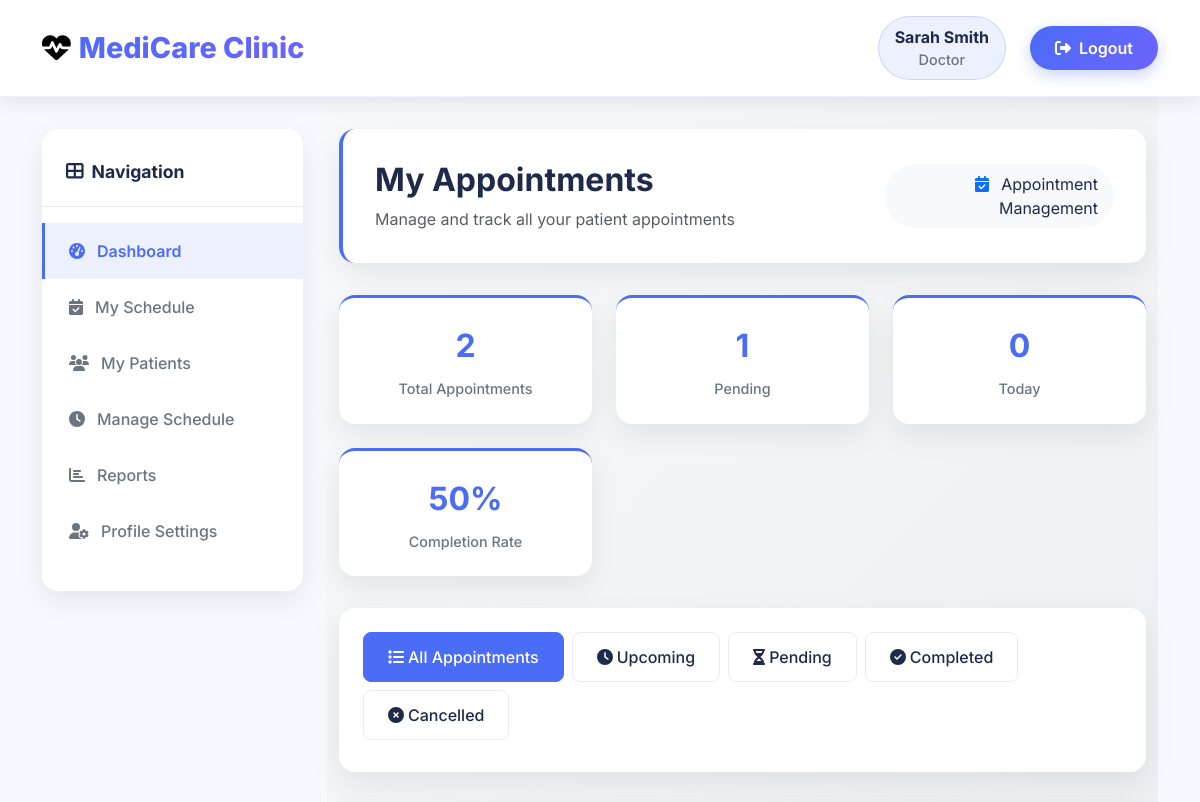
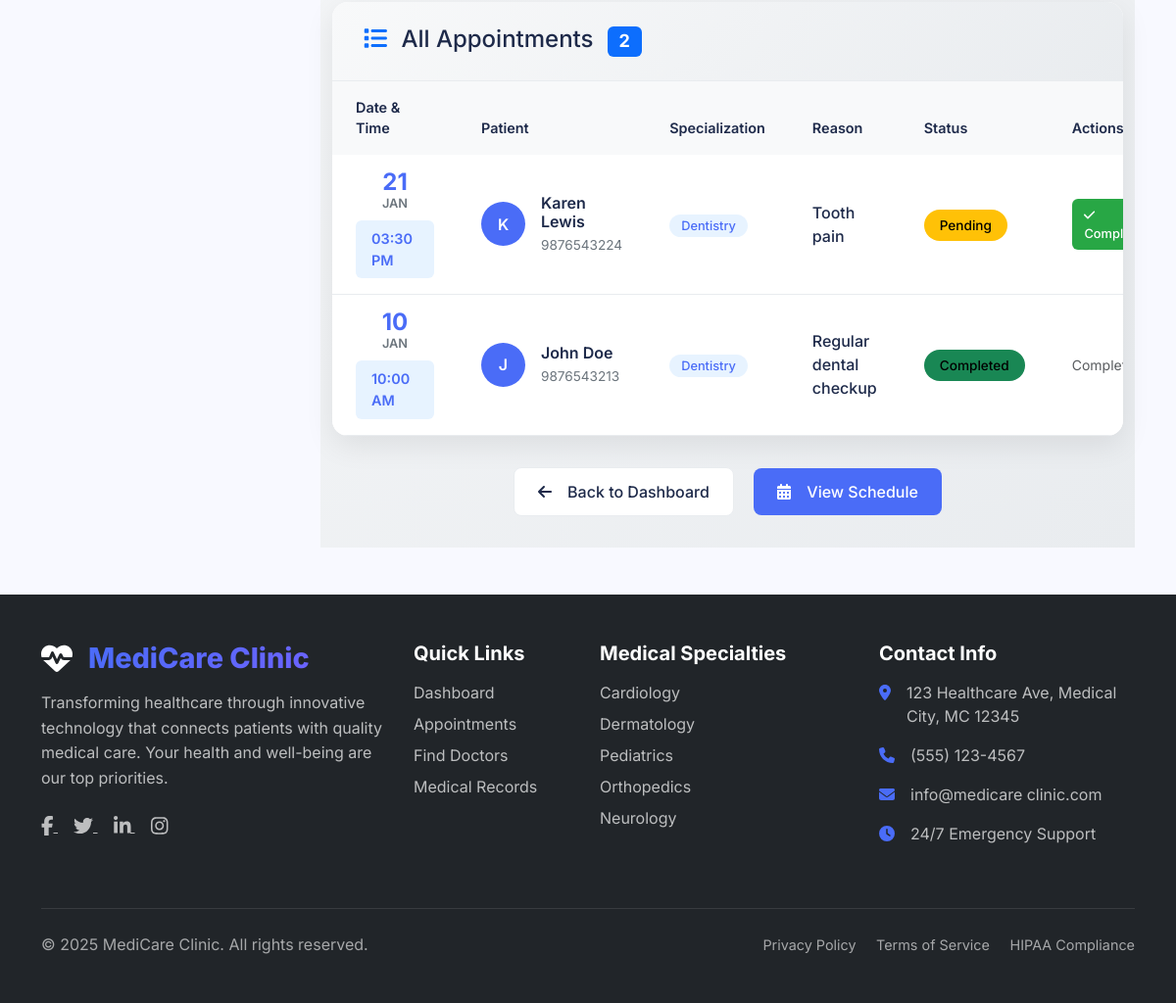
The app's page /doctor/my_appointments.php (signed in) with its own data (2 pictures, top to bottom).
### tables this page shows
CREATE TABLE `doctors` (
  `doctor_id` int(11) NOT NULL AUTO_INCREMENT,
  `user_id` int(11) NOT NULL,
  `specialization_id` int(11) NOT NULL,
  `qualification` varchar(100) DEFAULT NULL,
  `experience_years` int(11) DEFAULT 0,
  `consultation_fee` decimal(10,2) DEFAULT 500.00,
  `profile_photo` varchar(255) DEFAULT NULL,
  PRIMARY KEY (`doctor_id`),
  FOREIGN KEY (`user_id`) REFERENCES `users`(`user_id`) ON DELETE CASCADE,
  FOREIGN KEY (`specialization_id`) REFERENCES `specializations`(`specialization_id`)
);

CREATE TABLE `appointments` (
  `appointment_id` int(11) NOT NULL AUTO_INCREMENT,
  `patient_id` int(11) NOT NULL,
  `doctor_id` int(11) NOT NULL,
  `appointment_date` date NOT NULL,
  `appointment_time` time NOT NULL,
  `reason_for_visit` text DEFAULT NULL,
  `status` enum('pending','completed','cancelled','no-show') DEFAULT 'pending',
  `booked_at` timestamp DEFAULT CURRENT_TIMESTAMP,
  `cancelled_by` enum('patient','doctor','admin') DEFAULT NULL,
  PRIMARY KEY (`appointment_id`),
  FOREIGN KEY (`patient_id`) REFERENCES `users`(`user_id`),
  FOREIGN KEY (`doctor_id`) REFERENCES `doctors`(`doctor_id`)
);

CREATE TABLE `users` (
  `user_id` int(11) NOT NULL AUTO_INCREMENT,
  `full_name` varchar(100) NOT NULL,
  `email` varchar(100) NOT NULL UNIQUE,
  `password` varchar(255) NOT NULL,
  `phone` varchar(20) DEFAULT NULL,
  `role` enum('patient','doctor','admin') NOT NULL DEFAULT 'patient',
  `created_at` timestamp DEFAULT CURRENT_TIMESTAMP,
  PRIMARY KEY (`user_id`)
);

CREATE TABLE `specializations` (
  `specialization_id` int(11) NOT NULL AUTO_INCREMENT,
  `name` varchar(100) NOT NULL,
  `description` text DEFAULT NULL,
  PRIMARY KEY (`specialization_id`)
);

### doctor/my_appointments.php (the view, shortened to what this page needs)
<?php
require_once '../includes/header.php';
require_once '../includes/db_connect.php';
$stmt = $conn->prepare("SELECT doctor_id FROM doctors WHERE user_id = ?");
$stmt->bind_param("i", $_SESSION['user_id']);
$stmt->execute();
$doctor_id = $stmt->get_result()->fetch_assoc()['doctor_id'];
$filter = $_GET['filter'] ?? 'all';
$status_filter = '';
switch($filter) {
    default:
        $status_filter = "";
}
$appointments_query = "
    SELECT a.*, u.full_name, u.phone, u.email, s.name as specialization
    FROM appointments a
    JOIN users u ON a.patient_id = u.user_id
    JOIN doctors d ON a.doctor_id = d.doctor_id
    JOIN specializations s ON d.specialization_id = s.specialization_id
    WHERE a.doctor_id = ? $status_filter
    ORDER BY a.appointment_date DESC, a.appointment_time DESC
";
$stmt = $conn->prepare($appointments_query);
$stmt->bind_param("i", $doctor_id);
$stmt->execute();
$appointments = $stmt->get_result()->fetch_all(MYSQLI_ASSOC);
$total_appointments = $conn->query("SELECT COUNT(*) as total FROM appointments WHERE doctor_id = $doctor_id")->fetch_assoc()['total'];
$pending_appointments = $conn->query("SELECT COUNT(*) as pending FROM appointments WHERE doctor_id = $doctor_id AND status = 'pending'")->fetch_assoc()['pending'];
$today_appointments = $conn->query("SELECT COUNT(*) as today FROM appointments WHERE doctor_id = $doctor_id AND appointment_date = CURDATE()")->fetch_assoc()['today'];
$completion_rate = $total_appointments > 0 ? round(($conn->query("SELECT COUNT(*) as completed FROM appointments WHERE doctor_id = $doctor_id AND status = 'completed'")->fetch_assoc()['completed'] / $total_appointments) * 100) : 0;
?>
<div class="appointments-container">
    <div class="container">
        <div class="appointments-header">
            <div class="row align-items-center">
                <div class="col-md-8">
                    <h1 class="h2 fw-bold mb-2">My Appointments</h1>
                    <p class="text-muted mb-0">Manage and track all your patient appointments</p>
                </div>
                <div class="col-md-4 text-end">
                    <div class="bg-light rounded-pill px-3 py-2 d-inline-block">
                        <i class="fas fa-calendar-check me-2 text-primary"></i>
                        Appointment Management
                    </div>
                </div>
            </div>
        </div>
        <div class="stats-grid">
            <div class="stat-card">
                <div class="stat-number"><?= $total_appointments ?></div>
                <div class="stat-label">Total Appointments</div>
            </div>
            <div class="stat-card">
                <div class="stat-number"><?= $pending_appointments ?></div>
                <div class="stat-label">Pending</div>
            </div>
            <div class="stat-card">
                <div class="stat-number"><?= $today_appointments ?></div>
                <div class="stat-label">Today</div>
            </div>
            <div class="stat-card">
                <div class="stat-number"><?= $completion_rate ?>%</div>
                <div class="stat-label">Completion Rate</div>
            </div>
        </div>
        <div class="filter-tabs">
            <ul class="nav nav-pills nav-pills-custom">
                <li class="nav-item">
                    <a class="nav-link <?= $filter === 'all' ? 'active' : '' ?>" href="?filter=all">
                        <i class="fas fa-list me-1"></i>All Appointments
                    </a>
                </li>
                <li class="nav-item">
                    <a class="nav-link <?= $filter === 'upcoming' ? 'active' : '' ?>" href="?filter=upcoming">
                        <i class="fas fa-clock me-1"></i>Upcoming
                    </a>
                </li>
                <li class="nav-item">
                    <a class="nav-link <?= $filter === 'pending' ? 'active' : '' ?>" href="?filter=pending">
                        <i class="fas fa-hourglass-half me-1"></i>Pending
                    </a>
                </li>
                <li class="nav-item">
                    <a class="nav-link <?= $filter === 'completed' ? 'active' : '' ?>" href="?filter=completed">
                        <i class="fas fa-check-circle me-1"></i>Completed
                    </a>
                </li>
                <li class="nav-item">
                    <a class="nav-link <?= $filter === 'cancelled' ? 'active' : '' ?>" href="?filter=cancelled">
                        <i class="fas fa-times-circle me-1"></i>Cancelled
                    </a>
                </li>
            </ul>
        </div>
        <div class="appointments-table">
            <div class="table-header">
                <h4 class="mb-0">
                    <i class="fas fa-list me-2 text-primary"></i>
                    <?= ucfirst($filter) ?> Appointments
                    <span class="badge bg-primary ms-2"><?= count($appointments) ?></span>
                </h4>
            </div>
            <div class="table-responsive">
                <table class="table table-hover align-middle">
                    <thead>
                        <tr>
                            <th>Date & Time</th>
                            <th>Patient</th>
                            <th>Specialization</th>
                            <th>Reason</th>
                            <th>Status</th>
                            <th>Actions</th>
                        </tr>
                    </thead>
                    <tbody>
                        <?php if(count($appointments) > 0): ?>
                            <?php foreach($appointments as $apt): ?>
                                <tr>
                                    <td>
                                        <div class="appointment-date">
                                            <div class="date-day"><?= date('d', strtotime($apt['appointment_date'])) ?></div>
                                            <div class="date-month"><?= date('M', strtotime($apt['appointment_date'])) ?></div>
                                        </div>
                                        <div class="appointment-time mt-2">
                                            <?= date('h:i A', strtotime($apt['appointment_time'])) ?>
                                        </div>
                                    </td>
                                    <td>
                                        <div class="patient-info">
                                            <div class="patient-avatar">
                                                <?= strtoupper(substr($apt['full_name'], 0, 1)) ?>
                                            </div>
                                            <div class="patient-details">
                                                <h6 class="mb-1"><?= htmlspecialchars($apt['full_name']) ?></h6>
                                                <div class="patient-contact">
                                                    <?= htmlspecialchars($apt['phone'] ?? 'N/A') ?>
                                                </div>
                                            </div>
                                        </div>
                                    </td>
                                    <td>
                                        <span class="specialization-badge">
                                            <?= htmlspecialchars($apt['specialization']) ?>
                                        </span>
                                    </td>
                                    <td>
                                        <div class="reason-text">
                                            <?= htmlspecialchars($apt['reason_for_visit'] ?: 'General Consultation') ?>
                                        </div>
                                    </td>
                                    <td>
                                        <?php
                                        $status_class = [
                                            'pending' => 'bg-warning',
                                            'completed' => 'bg-success',
                                            'cancelled' => 'bg-danger'
                                        ][$apt['status']] ?? 'bg-secondary';
                                        ?>
                                        <span class="status-badge <?= $status_class ?>">
                                            <?= ucfirst($apt['status']) ?>
                                        </span>
                                    </td>
                                    <td>
                                        <div class="action-buttons">
                                            <?php if ($apt['status'] == 'pending'): ?>
                                                <a href="mark_complete.php?id=<?= $apt['appointment_id'] ?>"
                                                   class="btn-sm-custom btn-success-sm"
                                                   onclick="return confirm('Mark this appointment as completed?')">
                                                    <i class="fas fa-check me-1"></i>Complete
                                                </a>
                                            <?php else: ?>
                                                <span class="text-muted small">Completed</span>
                                            <?php endif; ?>
                                        </div>
                                    </td>
                                </tr>
                            <?php endforeach; ?>
                        <?php endif; ?>
                    </tbody>
                </table>
            </div>
        </div>
        <div class="action-section">
            <a href="dashboard.php" class="btn btn-outline-custom me-3">
                <i class="fas fa-arrow-left me-2"></i>Back to Dashboard
            </a>
            <a href="my_schedule.php" class="btn btn-custom">
                <i class="fas fa-calendar-alt me-2"></i>View Schedule
            </a>
        </div>
    </div>
</div>
<?php require_once '../includes/footer.php'; ?>

### includes/header.php (style rules this page uses)
:root { --primary: #4a6cf7; --primary-light: #6a85f9; --primary-dark: #3a56d4; --secondary: #6c63ff; --accent: #ff6b9d; --accent-light: #ff8ab0; --light: #f8f9ff; --dark: #1e2a4a; --gray: #6c757d; --gray-light: #e9ecef; --success: #28a745; --danger: #dc3545; --border-radius: 16px; --box-shadow: 0 10px 30px rgba(0, 0, 0, 0.08); --box-shadow-lg: 0 20px 50px rgba(0, 0, 0, 0.12); --transition: all 0.4s cubic-bezier(0.175, 0.885, 0.32, 1.275); }
* { margin: 0; padding: 0; box-sizing: border-box; }
body { background: #f8f9ff; font-family: 'Inter', sans-serif; color: var(--dark); min-height: 100vh; display: flex; flex-direction: column; }

### doctor/my_appointments.php (style rules this page uses)
.appointments-container { background: linear-gradient(135deg, #f8f9fa 0%, #e9ecef 100%); min-height: 100vh; padding: 2rem 0; }
.appointments-header { background: white; border-radius: var(--border-radius); padding: 2rem; margin-bottom: 2rem; box-shadow: var(--box-shadow); border-left: 4px solid var(--primary); }
.stats-grid { display: grid; grid-template-columns: repeat(auto-fit, minmax(200px, 1fr)); gap: 1.5rem; margin-bottom: 2rem; }
.stat-card { background: white; border-radius: var(--border-radius); padding: 1.5rem; text-align: center; box-shadow: var(--box-shadow); transition: var(--transition); border-top: 3px solid var(--primary); }
.stat-number { font-size: 2rem; font-weight: 700; color: var(--primary); margin-bottom: 0.5rem; }
.stat-label { color: var(--gray); font-weight: 500; font-size: 0.9rem; }
.filter-tabs { background: white; border-radius: var(--border-radius); padding: 1.5rem; margin-bottom: 2rem; box-shadow: var(--box-shadow); }
.nav-pills-custom .nav-link { border-radius: 8px; padding: 0.75rem 1.5rem; font-weight: 500; color: var(--dark); border: 1px solid var(--gray-light); margin-right: 0.5rem; margin-bottom: 0.5rem; transition: var(--transition); }
.nav-pills-custom .nav-link.active { background: var(--primary); border-color: var(--primary); color: white; }
.appointments-table { background: white; border-radius: var(--border-radius); box-shadow: var(--box-shadow); overflow: hidden; }
.table-header { background: linear-gradient(135deg, #f8f9fa 0%, #e9ecef 100%); padding: 1.5rem 2rem; border-bottom: 1px solid var(--gray-light); }
.table { margin: 0; }
.table th { background: #f8f9fa; border: none; padding: 1rem 1.5rem; font-weight: 600; color: var(--dark); font-size: 0.9rem; }
.table td { padding: 1rem 1.5rem; border-color: var(--gray-light); vertical-align: middle; }
.appointment-date { text-align: center; min-width: 80px; }
.date-day { font-size: 1.5rem; font-weight: 700; color: var(--primary); line-height: 1; }
.date-month { font-size: 0.8rem; color: var(--gray); text-transform: uppercase; font-weight: 600; }
.appointment-time { background: #e7f3ff; color: var(--primary); padding: 0.5rem 1rem; border-radius: 6px; font-weight: 600; font-size: 0.9rem; display: inline-block; }
.patient-info { display: flex; align-items: center; gap: 1rem; }
.patient-avatar { width: 45px; height: 45px; background: var(--primary); border-radius: 50%; display: flex; align-items: center; justify-content: center; color: white; font-weight: 600; font-size: 1rem; flex-shrink: 0; }
.patient-details h6 { font-weight: 600; color: var(--dark); margin-bottom: 0.25rem; }
.patient-contact { color: var(--gray); font-size: 0.85rem; }
.reason-text { color: var(--dark); font-weight: 500; }
.specialization-badge { background: #e7f3ff; color: var(--primary); padding: 0.25rem 0.75rem; border-radius: 50px; font-size: 0.8rem; font-weight: 500; }
.status-badge { padding: 0.5rem 1rem; border-radius: 50px; font-weight: 500; font-size: 0.85rem; }
.action-buttons { display: flex; gap: 0.5rem; }
.btn-sm-custom { padding: 0.4rem 0.8rem; border-radius: 6px; font-size: 0.8rem; font-weight: 500; text-decoration: none; transition: var(--transition); border: none; }
.btn-success-sm { background: #28a745; color: white; }
.action-section { margin-top: 2rem; text-align: center; }
.btn-custom { background: var(--primary); border: none; border-radius: 8px; padding: 0.75rem 1.5rem; font-weight: 500; color: white; transition: var(--transition); text-decoration: none; display: inline-flex; align-items: center; gap: 0.5rem; }
.btn-outline-custom { background: white; border: 1px solid var(--gray-light); border-radius: 8px; padding: 0.75rem 1.5rem; font-weight: 500; color: var(--dark); transition: var(--transition); text-decoration: none; display: inline-flex; align-items: center; gap: 0.5rem; }

### records on screen
doctors: doctor_id "1"
appointments: appointment_date "21", appointment_date "JAN", appointment_time "03:30 PM", patient.full_name "K", patient.full_name "Karen Lewis", patient.phone "9876543224", specializations.name "Dentistry", reason_for_visit "Tooth pain", status "Pending"
appointments: appointment_date "10", appointment_date "JAN", appointment_time "10:00 AM", patient.full_name "J", patient.full_name "John Doe", patient.phone "9876543213", specializations.name "Dentistry", reason_for_visit "Regular dental checkup", status "Completed"

### other values on screen
SITE_NAME "MediCare Clinic"
$_SESSION['full_name'] "Sarah Smith"
$_SESSION['role'] "Doctor"
$total_appointments "2"
$today_appointments "0"
$completion_rate "50"
$filter "All"
count($appointments) "2"
SITE_NAME "medicare clinic"
